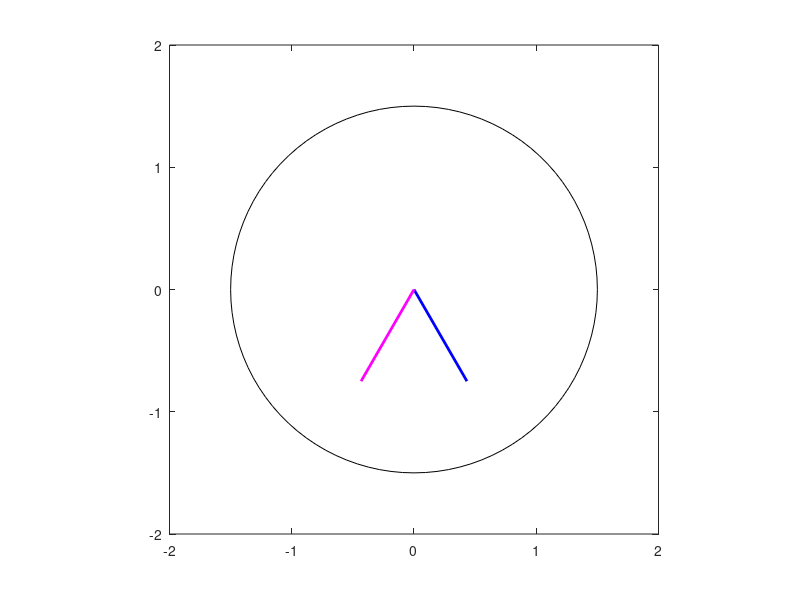

Reproduce this figure in MATLAB.
% M-file, mag_field.m  
% M-file to calculate the net magnetic field produced  
% by a three-phase stator.  

% Set up the basic conditions  
bmax=1; % Normalize bmax to 1  
freq=60; % 60 Hz  
w=2*pi*freq; % Angular velocity (rad/s)  

% First, generate the three component magnetic fields  
t=0:1/6000:1/60;  
Baa=sin(w*t).*(cos(0)+j*sin(0));  
Bbb=sin(w*t-2*pi/3).*(cos(2*pi/3)+j*sin(2*pi/3));  
Bcc=sin(w*t+2*pi/3).*(cos(-2*pi/3)+j*sin(-2*pi/3));  

% Calculate Bnet  
Bnet=Baa+Bbb+Bcc;  

% Calculate a circle representing the expected maximum value of Enet  
circle=1.5*(cos(w*t)+j*sin(w*t));  

% Plot the magnitude and direction of the resulting magnetic fields.  
% Note that Baa is black, Bbb is blue, Bcc is magenta, and Enet is red.  
for ii=1:length(t)  
% Plot the reference circle
plot(circle, 'k');
hold on;

% Plot the four magnetic fields
plot([0 real(Baa(ii))], [0 imag(Baa(ii))], 'r', 'LineWidth', 2);
plot([0 real(Bbb(ii))], [0 imag(Bbb(ii))], 'b', 'LineWidth', 2);
plot([0 real(Bcc(ii))], [0 imag(Bcc(ii))], 'm', 'LineWidth', 2);
%plot([0 real(Bnet(ii))], [0 imag(Bnet(ii))], 'r', 'LineWidth', 3);
axis square;
axis([-2 2 -2 2]);
drawnow;
hold off;

end 

